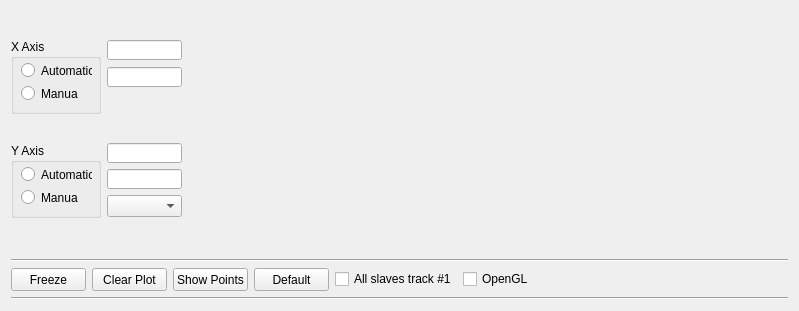
<?xml version="1.0" encoding="UTF-8"?>
<ui version="4.0">
 <class>W_AnkleTorque</class>
 <widget class="QWidget" name="W_AnkleTorque">
  <property name="geometry">
   <rect>
    <x>0</x>
    <y>0</y>
    <width>799</width>
    <height>311</height>
   </rect>
  </property>
  <property name="minimumSize">
   <size>
    <width>600</width>
    <height>0</height>
   </size>
  </property>
  <property name="windowTitle">
   <string>Form</string>
  </property>
  <layout class="QVBoxLayout" name="verticalLayout">
   <item>
    <layout class="QGridLayout" name="gridLayout_test"/>
   </item>
   <item>
    <spacer name="verticalSpacer">
     <property name="orientation">
      <enum>Qt::Vertical</enum>
     </property>
     <property name="sizeType">
      <enum>QSizePolicy::Fixed</enum>
     </property>
     <property name="sizeHint" stdset="0">
      <size>
       <width>5</width>
       <height>5</height>
      </size>
     </property>
    </spacer>
   </item>
   <item>
    <layout class="QGridLayout" name="gridLayout_2">
     <item row="0" column="0">
      <layout class="QGridLayout" name="gridLayout">
       <property name="sizeConstraint">
        <enum>QLayout::SetMinimumSize</enum>
       </property>
       <item row="0" column="1">
        <layout class="QVBoxLayout" name="verticalLayout_3">
         <item>
          <widget class="QLineEdit" name="lineEditXMin">
           <property name="sizePolicy">
            <sizepolicy hsizetype="Minimum" vsizetype="Fixed">
             <horstretch>0</horstretch>
             <verstretch>0</verstretch>
            </sizepolicy>
           </property>
           <property name="minimumSize">
            <size>
             <width>50</width>
             <height>0</height>
            </size>
           </property>
           <property name="maximumSize">
            <size>
             <width>75</width>
             <height>20</height>
            </size>
           </property>
          </widget>
         </item>
         <item>
          <widget class="QLineEdit" name="lineEditXMax">
           <property name="sizePolicy">
            <sizepolicy hsizetype="Minimum" vsizetype="Fixed">
             <horstretch>0</horstretch>
             <verstretch>0</verstretch>
            </sizepolicy>
           </property>
           <property name="minimumSize">
            <size>
             <width>50</width>
             <height>0</height>
            </size>
           </property>
           <property name="maximumSize">
            <size>
             <width>75</width>
             <height>20</height>
            </size>
           </property>
          </widget>
         </item>
         <item>
          <spacer name="verticalSpacer_4">
           <property name="orientation">
            <enum>Qt::Vertical</enum>
           </property>
           <property name="sizeType">
            <enum>QSizePolicy::Fixed</enum>
           </property>
           <property name="sizeHint" stdset="0">
            <size>
             <width>20</width>
             <height>25</height>
            </size>
           </property>
          </spacer>
         </item>
        </layout>
       </item>
       <item row="0" column="0">
        <widget class="QGroupBox" name="groupBoxX">
         <property name="sizePolicy">
          <sizepolicy hsizetype="Preferred" vsizetype="Fixed">
           <horstretch>0</horstretch>
           <verstretch>0</verstretch>
          </sizepolicy>
         </property>
         <property name="minimumSize">
          <size>
           <width>90</width>
           <height>75</height>
          </size>
         </property>
         <property name="maximumSize">
          <size>
           <width>90</width>
           <height>75</height>
          </size>
         </property>
         <property name="title">
          <string>X Axis</string>
         </property>
         <widget class="QRadioButton" name="radioButtonXA">
          <property name="geometry">
           <rect>
            <x>10</x>
            <y>23</y>
            <width>71</width>
            <height>17</height>
           </rect>
          </property>
          <property name="text">
           <string>Automatic</string>
          </property>
         </widget>
         <widget class="QRadioButton" name="radioButtonXM">
          <property name="geometry">
           <rect>
            <x>10</x>
            <y>46</y>
            <width>57</width>
            <height>17</height>
           </rect>
          </property>
          <property name="text">
           <string>Manual</string>
          </property>
         </widget>
        </widget>
       </item>
       <item row="5" column="1">
        <layout class="QVBoxLayout" name="verticalLayout_4">
         <item>
          <widget class="QLineEdit" name="lineEditYMin">
           <property name="minimumSize">
            <size>
             <width>50</width>
             <height>0</height>
            </size>
           </property>
           <property name="maximumSize">
            <size>
             <width>75</width>
             <height>20</height>
            </size>
           </property>
          </widget>
         </item>
         <item>
          <widget class="QLineEdit" name="lineEditYMax">
           <property name="minimumSize">
            <size>
             <width>50</width>
             <height>0</height>
            </size>
           </property>
           <property name="maximumSize">
            <size>
             <width>75</width>
             <height>20</height>
            </size>
           </property>
          </widget>
         </item>
         <item>
          <widget class="QComboBox" name="comboBoxMargin"/>
         </item>
        </layout>
       </item>
       <item row="5" column="0">
        <widget class="QGroupBox" name="groupBoxY">
         <property name="sizePolicy">
          <sizepolicy hsizetype="Preferred" vsizetype="Fixed">
           <horstretch>0</horstretch>
           <verstretch>0</verstretch>
          </sizepolicy>
         </property>
         <property name="minimumSize">
          <size>
           <width>90</width>
           <height>75</height>
          </size>
         </property>
         <property name="maximumSize">
          <size>
           <width>90</width>
           <height>75</height>
          </size>
         </property>
         <property name="title">
          <string>Y Axis</string>
         </property>
         <widget class="QRadioButton" name="radioButtonYA">
          <property name="geometry">
           <rect>
            <x>10</x>
            <y>23</y>
            <width>71</width>
            <height>17</height>
           </rect>
          </property>
          <property name="text">
           <string>Automatic</string>
          </property>
         </widget>
         <widget class="QRadioButton" name="radioButtonYM">
          <property name="geometry">
           <rect>
            <x>10</x>
            <y>46</y>
            <width>57</width>
            <height>17</height>
           </rect>
          </property>
          <property name="text">
           <string>Manual</string>
          </property>
         </widget>
        </widget>
       </item>
       <item row="6" column="1">
        <spacer name="verticalSpacer_6">
         <property name="orientation">
          <enum>Qt::Vertical</enum>
         </property>
         <property name="sizeType">
          <enum>QSizePolicy::Minimum</enum>
         </property>
         <property name="sizeHint" stdset="0">
          <size>
           <width>20</width>
           <height>10</height>
          </size>
         </property>
        </spacer>
       </item>
      </layout>
     </item>
     <item row="0" column="4">
      <spacer name="horizontalSpacer_2">
       <property name="orientation">
        <enum>Qt::Horizontal</enum>
       </property>
       <property name="sizeHint" stdset="0">
        <size>
         <width>5</width>
         <height>5</height>
        </size>
       </property>
      </spacer>
     </item>
     <item row="0" column="2" colspan="2">
      <spacer name="horizontalSpacer">
       <property name="orientation">
        <enum>Qt::Horizontal</enum>
       </property>
       <property name="sizeType">
        <enum>QSizePolicy::Maximum</enum>
       </property>
       <property name="sizeHint" stdset="0">
        <size>
         <width>20</width>
         <height>20</height>
        </size>
       </property>
      </spacer>
     </item>
    </layout>
   </item>
   <item>
    <widget class="Line" name="line_4">
     <property name="orientation">
      <enum>Qt::Horizontal</enum>
     </property>
    </widget>
   </item>
   <item>
    <layout class="QGridLayout" name="gridLayout_4">
     <item row="0" column="1">
      <widget class="QPushButton" name="pushButtonClear">
       <property name="minimumSize">
        <size>
         <width>75</width>
         <height>23</height>
        </size>
       </property>
       <property name="maximumSize">
        <size>
         <width>75</width>
         <height>23</height>
        </size>
       </property>
       <property name="text">
        <string>Clear Plot</string>
       </property>
      </widget>
     </item>
     <item row="0" column="0">
      <widget class="QPushButton" name="pushButtonFreeze">
       <property name="sizePolicy">
        <sizepolicy hsizetype="Fixed" vsizetype="Fixed">
         <horstretch>0</horstretch>
         <verstretch>0</verstretch>
        </sizepolicy>
       </property>
       <property name="minimumSize">
        <size>
         <width>75</width>
         <height>23</height>
        </size>
       </property>
       <property name="maximumSize">
        <size>
         <width>75</width>
         <height>23</height>
        </size>
       </property>
       <property name="text">
        <string>Freeze</string>
       </property>
      </widget>
     </item>
     <item row="0" column="6">
      <spacer name="verticalSpacer_7">
       <property name="orientation">
        <enum>Qt::Vertical</enum>
       </property>
       <property name="sizeType">
        <enum>QSizePolicy::Minimum</enum>
       </property>
       <property name="sizeHint" stdset="0">
        <size>
         <width>20</width>
         <height>20</height>
        </size>
       </property>
      </spacer>
     </item>
     <item row="0" column="4">
      <widget class="QCheckBox" name="checkBoxTrack">
       <property name="text">
        <string>All slaves track #1</string>
       </property>
      </widget>
     </item>
     <item row="0" column="2">
      <widget class="QPushButton" name="pbPoints">
       <property name="minimumSize">
        <size>
         <width>75</width>
         <height>23</height>
        </size>
       </property>
       <property name="maximumSize">
        <size>
         <width>75</width>
         <height>23</height>
        </size>
       </property>
       <property name="text">
        <string>Show Points</string>
       </property>
      </widget>
     </item>
     <item row="0" column="5">
      <widget class="QCheckBox" name="checkBoxOpenGL">
       <property name="text">
        <string>OpenGL</string>
       </property>
      </widget>
     </item>
     <item row="0" column="3">
      <widget class="QPushButton" name="pbReset">
       <property name="minimumSize">
        <size>
         <width>75</width>
         <height>23</height>
        </size>
       </property>
       <property name="maximumSize">
        <size>
         <width>75</width>
         <height>23</height>
        </size>
       </property>
       <property name="text">
        <string>Default</string>
       </property>
      </widget>
     </item>
     <item row="0" column="7">
      <spacer name="horizontalSpacer_4">
       <property name="orientation">
        <enum>Qt::Horizontal</enum>
       </property>
       <property name="sizeHint" stdset="0">
        <size>
         <width>40</width>
         <height>20</height>
        </size>
       </property>
      </spacer>
     </item>
    </layout>
   </item>
   <item>
    <widget class="Line" name="line">
     <property name="orientation">
      <enum>Qt::Horizontal</enum>
     </property>
    </widget>
   </item>
  </layout>
 </widget>
 <tabstops>
  <tabstop>lineEditXMin</tabstop>
  <tabstop>radioButtonXA</tabstop>
  <tabstop>lineEditXMax</tabstop>
  <tabstop>radioButtonXM</tabstop>
  <tabstop>lineEditYMin</tabstop>
  <tabstop>radioButtonYA</tabstop>
  <tabstop>lineEditYMax</tabstop>
  <tabstop>radioButtonYM</tabstop>
  <tabstop>comboBoxMargin</tabstop>
  <tabstop>pushButtonFreeze</tabstop>
  <tabstop>pushButtonClear</tabstop>
  <tabstop>pbPoints</tabstop>
  <tabstop>pbReset</tabstop>
  <tabstop>checkBoxTrack</tabstop>
  <tabstop>checkBoxOpenGL</tabstop>
 </tabstops>
 <resources/>
 <connections/>
</ui>
